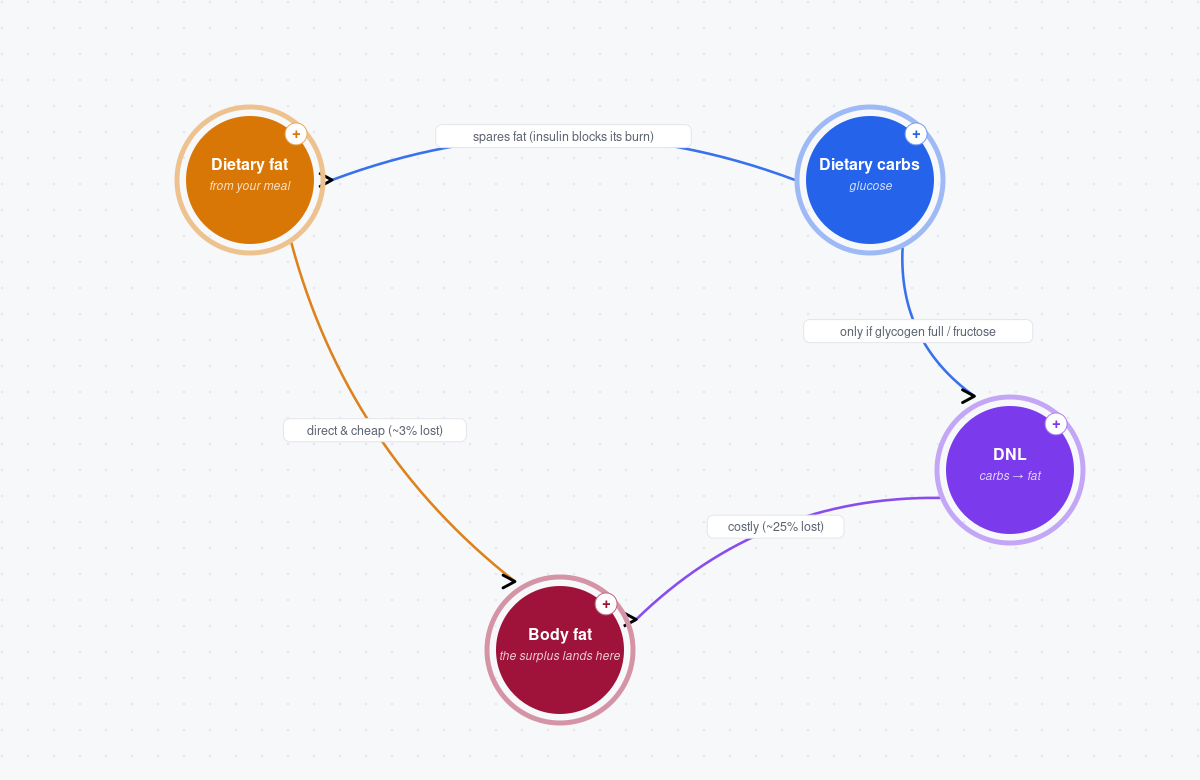

This chart was generated by the following Python code:
# -*- coding: utf-8 -*-
import math
OUT="/sessions/lucid-blissful-curie/mnt/outputs"
def mix(h1,t,h2="#ffffff"):
    a=[int(h1[i:i+2],16) for i in (1,3,5)];b=[int(h2[i:i+2],16) for i in (1,3,5)]
    return "#%02x%02x%02x"%tuple(round(a[i]+(b[i]-a[i])*t) for i in range(3))
def esc(s): return s.replace("&","&amp;").replace("<","&lt;").replace(">","&gt;")
NODES={}
def N(id,x,y,color,title,sub,R=64): NODES[id]=dict(x=x,y=y,color=color,title=title,sub=sub,R=R)
def node_svg(n):
    x,y,R,col=n["x"],n["y"],n["R"],n["color"];ring=mix(col,0.55);s=[]
    s.append(f'<circle cx="{x}" cy="{y}" r="{R+9}" fill="none" stroke="{ring}" stroke-width="5"/>')
    s.append(f'<circle cx="{x}" cy="{y}" r="{R+4}" fill="#f7f8fa"/>')
    s.append(f'<circle cx="{x}" cy="{y}" r="{R}" fill="{col}"/>')
    lines=n["title"].split("\n");nl=len(lines);ty=y-(10)-(nl-1)*9
    for i,ln in enumerate(lines):
        s.append(f'<text x="{x}" y="{ty+i*18}" text-anchor="middle" fill="#fff" font-size="16" font-weight="700" font-family="Helvetica,Arial,sans-serif">{esc(ln)}</text>')
    s.append(f'<text x="{x}" y="{ty+nl*18+2}" text-anchor="middle" fill="{mix(col,0.78)}" font-size="12" font-style="italic" font-family="Helvetica,Arial,sans-serif">{esc(n["sub"])}</text>')
    bx,by=x+R*0.72,y-R*0.72
    s.append(f'<circle cx="{bx}" cy="{by}" r="11" fill="#fff" stroke="{mix(col,0.35)}" stroke-width="1"/><text x="{bx}" y="{by+4}" text-anchor="middle" fill="{col}" font-size="15" font-weight="700" font-family="Helvetica,Arial,sans-serif">+</text>')
    return "".join(s)
EDGES=[]
def E(a,b,label,curve=0.16,color=None,dash=None): EDGES.append(dict(a=a,b=b,label=label,curve=curve,color=color,dash=dash))
def edge_svg(e):
    A,B=NODES[e["a"]],NODES[e["b"]];x1,y1,x2,y2=A["x"],A["y"],B["x"],B["y"]
    dx,dy=x2-x1,y2-y1;d=math.hypot(dx,dy) or 1;ux,uy=dx/d,dy/d
    sx,sy=x1+ux*(A["R"]+11),y1+uy*(A["R"]+11);ex,ey=x2-ux*(B["R"]+18),y2-uy*(B["R"]+18)
    mx,my=(sx+ex)/2,(sy+ey)/2;px,py=-uy,ux;off=e["curve"]*d;cxp,cyp=mx+px*off,my+py*off
    col=e["color"] or A["color"];dash=f' stroke-dasharray="{e["dash"]}"' if e["dash"] else ""
    s=[f'<path d="M{sx:.1f},{sy:.1f} Q{cxp:.1f},{cyp:.1f} {ex:.1f},{ey:.1f}" fill="none" stroke="{col}" stroke-width="2.6"{dash} marker-end="url(#tip)" opacity="0.9"/>']
    lx=0.25*sx+0.5*cxp+0.25*ex;ly=0.25*sy+0.5*cyp+0.25*ey
    w=len(e["label"])*6.6+18
    s.append(f'<rect x="{lx-w/2:.1f}" y="{ly-12:.1f}" width="{w:.1f}" height="23" rx="6" fill="#fff" stroke="#e3e5ea"/><text x="{lx:.1f}" y="{ly+4:.1f}" text-anchor="middle" fill="#5b6270" font-size="12.5" font-family="Helvetica,Arial,sans-serif">{esc(e["label"])}</text>')
    return "".join(s)
BLUE="#2563EB";AMBER="#D97706";VIOLET="#7C3AED";MAROON="#9F1239"
W,H=1200,780
N("dfat",250,180,AMBER,"Dietary fat","from your meal")
N("dcarb",870,180,BLUE,"Dietary carbs","glucose")
N("dnl",1010,470,VIOLET,"DNL","carbs → fat")
N("fat",560,650,MAROON,"Body fat","the surplus lands here")
E("dcarb","dfat","spares fat (insulin blocks its burn)",0.14)
E("dfat","fat","direct & cheap (~3% lost)",0.12)
E("dcarb","dnl","only if glycogen full / fructose",0.14)
E("dnl","fat","costly (~25% lost)",0.14)
dots='<pattern id="dots" width="26" height="26" patternUnits="userSpaceOnUse"><circle cx="2" cy="2" r="1.3" fill="#e6e8ee"/></pattern>'
tip='<marker id="tip" viewBox="0 0 10 10" refX="8" refY="5" markerWidth="7" markerHeight="7" orient="auto-start-reverse"><path d="M1.5 1.5L8 5L1.5 8.5" fill="none" stroke="context-stroke" stroke-width="1.6" stroke-linecap="round" stroke-linejoin="round"/></marker>'
svg=(f'<svg xmlns="http://www.w3.org/2000/svg" width="100%" viewBox="0 0 {W} {H}"><defs>{dots}{tip}</defs>'
     f'<rect width="{W}" height="{H}" fill="#f7f8fa"/><rect width="{W}" height="{H}" fill="url(#dots)"/>'
     +"".join(edge_svg(e) for e in EDGES)+"".join(node_svg(NODES[k]) for k in NODES)+"</svg>")
open(f"{OUT}/routes_map.svg","w").write(svg)
import cairosvg;cairosvg.svg2png(bytestring=svg.encode(),write_to=f"{OUT}/routes_map.png",output_width=W,output_height=H)
print("rendered routes",W,"x",H)
